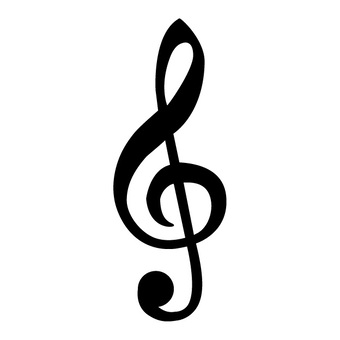
#> input picture image.png, 340 x 340 px
$ python edge3.py   (older library calls are emulated)
#> lines starting #> are read from the running program, lines starting #| are printed output that depends on the picture; after the words box and inside, x2 and y2 are one past the last pixel; in counts of white or black regions, pixels touching at a corner belong together
import numpy as np
import matplotlib.pyplot as plt
from matplotlib.animation import FuncAnimation
from scipy.interpolate import splprep, splev
import cv2
import heapq

# ====== 參數區 (Fully Annotated & Adjustable) ======

kernel_size = 3    # 🌟 Gaussian blur kernel size (must be odd)
                   # Small (3) ➔ retains detail but may leave noise
                   # Large (7, 9...) ➔ smoother but loses fine lines

sigma = 3          # 🌟 Blur strength (standard deviation)
                   # 0 = auto; higher = stronger blur

blockSize = 31     # 🌟 Adaptive threshold block size (must be odd)
                   # Small ➔ keeps fine features
                   # Large ➔ smoother thresholded shapes

C = 7              # 🌟 Constant subtracted in adaptive threshold
                   # Lower = brighter; higher = darker areas emphasized

dilate_iter = 0    # 🌟 Dilation iterations
                   # 0 = no dilation; 1~2 = thicken edges

morph_kernel = (5, 5)  # 🌟 Kernel size for closing (filling gaps)
                       # Small (3,3) = fine cracks; large (7,7) = strong fill

min_area = 100     # 🌟 Minimum area of contour to keep
                   # Lower ➔ retain more small detail (more noise)
                   # Higher ➔ cleaner result, fewer small contours

K = 100             # 🌟 Number of Fourier components to keep

frame_step = 2     # 🌟 Animation speed (lower = smoother, higher = faster but rougher)
tail_ratio = 0.6   # 🌟 Ratio of N used for tail length (0.0 ~ 1.0)

# ============================================================

# Step 1: Image preprocessing
img = cv2.imread("image.png", cv2.IMREAD_GRAYSCALE)
#> img is the input picture: shape (340, 340); min 0, max 255, mean 229.6
blur = cv2.bilateralFilter(img, d=9, sigmaColor=75, sigmaSpace=75)

binary = cv2.adaptiveThreshold(
    blur, 255,
    cv2.ADAPTIVE_THRESH_GAUSSIAN_C,
    cv2.THRESH_BINARY_INV,
    blockSize=blockSize,
    C=C
)
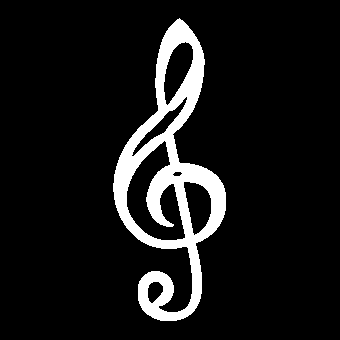
#> binary: shape (340, 340); 9.3% white; 1 white region, box (x1, y1, x2, y2) and area: (113, 18, 226, 321) 10716

kernel = np.ones(morph_kernel, np.uint8)
dilated = cv2.dilate(binary, kernel, iterations=dilate_iter)
closed = cv2.morphologyEx(dilated, cv2.MORPH_CLOSE, kernel)
#> closed: shape (340, 340); 9.5% white; 1 white region

contours, _ = cv2.findContours(closed, cv2.RETR_TREE, cv2.CHAIN_APPROX_NONE)
#> contours = 6 contours; box (x1, y1, x2, y2) and area: (113, 18, 226, 321) 15896, (126, 143, 185, 241) 2940, (163, 42, 194, 102) 1101, (183, 181, 212, 234) 1012, (141, 109, 180, 145) 444, (147, 281, 164, 302) 246
def is_informative_contour(cnt, img, gradient_threshold=10):
    # Create a mask for the contour boundary
#> called with cnt = array of shape (826, 1, 2), gradient_threshold = 10
    mask = np.zeros_like(img, dtype=np.uint8)
    cv2.drawContours(mask, [cnt], -1, 255, thickness=1)
#> mask: shape (340, 340); 0.71% white in thin lines or dots, all inside (x1, y1, x2, y2) = (113, 18, 226, 321)

    # Compute gradient magnitude of the whole image
    grad_x = cv2.Sobel(img, cv2.CV_64F, 1, 0, ksize=3)
    grad_y = cv2.Sobel(img, cv2.CV_64F, 0, 1, ksize=3)
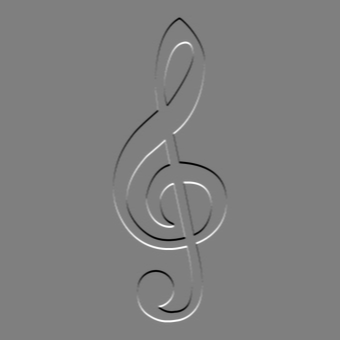
#> grad_y: shape (340, 340) float64; min -1019, max 1019, mean 0; drawn with min black and max white
    grad_mag = np.sqrt(grad_x**2 + grad_y**2)

    # Mean gradient magnitude on the contour line
    edge_strength = grad_mag[mask == 255]
#> edge_strength = 826 values, max 1091.4 at index 446, min 41.4 at index 742, mean 873.2
    mean_gradient = edge_strength.mean() if edge_strength.size > 0 else 0
#> mean_gradient = 873.2

    return mean_gradient > gradient_threshold and cv2.contourArea(cnt) > min_area

filtered_contours = [cnt for cnt in contours if is_informative_contour(cnt, img)]
#> in is_informative_contour (call 2), `mask = np.zeros_like(img, dtype=np.uint8)`: mask: shape (340, 340); every value is 0
#> in is_informative_contour (call 4), `cv2.drawContours(mask, [cnt], -1, 255, thickness=1)`: mask: shape (340, 340); 0.29% white in thin lines or dots, all inside (x1, y1, x2, y2) = (126, 143, 185, 241)
#> in is_informative_contour (call 6), `cv2.drawContours(mask, [cnt], -1, 255, thickness=1)`:
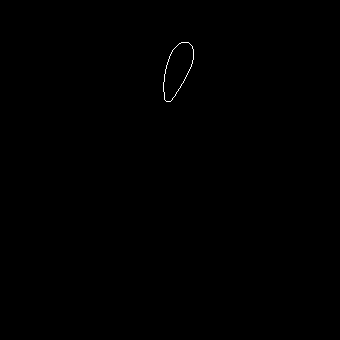
#> mask: shape (340, 340); 0.11% white in thin lines or dots, all inside (x1, y1, x2, y2) = (163, 42, 194, 102)
#> in is_informative_contour (call 6), `edge_strength = grad_mag[mask == 255]`: edge_strength = 130 values, max 1085.6 at index 120, min 113.5 at index 126, mean 864.8
#> in is_informative_contour (call 6), `mean_gradient = edge_strength.mean() if edge_strength.size > 0 else 0`: mean_gradient = 864.8
#> filtered_contours = 4 contours; box (x1, y1, x2, y2) and area: (113, 18, 226, 321) 15896, (126, 143, 185, 241) 2940, (163, 42, 194, 102) 1101, (183, 181, 212, 234) 1012

# Visualize detected contours for debug
debug_img = cv2.cvtColor(img, cv2.COLOR_GRAY2BGR)
cv2.drawContours(debug_img, filtered_contours, -1, (0, 0, 255), 1)
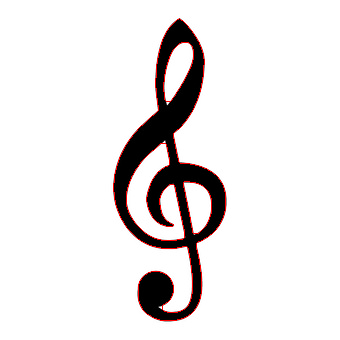
#> debug_img: shape (340, 340, 3); 1.22% of pixels changed, all inside (x1, y1, x2, y2) = (113, 18, 226, 321)
plt.imshow(debug_img)
plt.title("Filtered Contours (params adjusted)")
plt.axis("off")
plt.show()

# Step 2: Combine contours using hierarchical closest-merge strategy and ensure each is closed
all_points = []
for cnt in filtered_contours:
    pts = cnt.squeeze()
    if pts.shape[0] >= 5:
        if not np.array_equal(pts[0], pts[-1]):
            pts = np.concatenate([pts, pts[0:1]], axis=0)
        all_points.append(pts)
#> this loop made 4 passes
#> after the loop, all_points = 4 items

# Start with each contour as a group
import itertools
next_gid = itertools.count()
groups = {}
gid_map = []
for pts in all_points:
    gid = next(next_gid)
    groups[gid] = [pts]
    gid_map.append(gid)
#> after the loop, gid_map = [0, 1, 2, 3]; groups = 4 items

# Function to get distance between two contour groups

def group_distance(i, j):
    pts1 = np.concatenate(groups[i], axis=0)
    pts2 = np.concatenate(groups[j], axis=0)
    dists = np.linalg.norm(pts1[:, None, :] - pts2[None, :, :], axis=2)
    idx = np.unravel_index(np.argmin(dists), dists.shape)
    p1 = pts1[idx[0]]
    p2 = pts2[idx[1]]
    return dists[idx], p1, p2

# Use data directly (for deleted groups)
def group_distance_from_data(group1, group2):
    pts1 = np.concatenate(group1, axis=0)
    pts2 = np.concatenate(group2, axis=0)
    dists = np.linalg.norm(pts1[:, None, :] - pts2[None, :, :], axis=2)
    idx = np.unravel_index(np.argmin(dists), dists.shape)
    p1 = pts1[idx[0]]
    p2 = pts2[idx[1]]
    return dists[idx], p1, p2

# initial heap
heap = []
gid_list = list(groups.keys())
#> gid_list = [0, 1, 2, 3]
for i in range(len(gid_list)):
    for j in range(i + 1, len(gid_list)):
        gi = gid_list[i]
        gj = gid_list[j]
        d, p1, p2 = group_distance(gi, gj)
        heapq.heappush(heap, (d, gi, gj, tuple(p1), tuple(p2)))
#> this loop made 4 passes

# track merge history
merge_debug_frames = []
#> merge_debug_frames = []
merge_debug_base = cv2.cvtColor(img, cv2.COLOR_GRAY2BGR).copy()
merge_step = 0

while len(groups) > 1:
    while True:
        d, gi, gj, p1, p2 = heapq.heappop(heap)
        if gi in groups and gj in groups:
            break

    color = tuple(np.random.randint(50, 255, size=3).tolist())
    p1 = tuple(map(int, p1))
    p2 = tuple(map(int, p2))
    highlight_img = merge_debug_base.copy()
    cv2.drawContours(highlight_img, [np.concatenate(groups[gi], axis=0)], -1, color, 1)
    cv2.drawContours(highlight_img, [np.concatenate(groups[gj], axis=0)], -1, color, 1)
    cv2.line(highlight_img, p1, p2, color=color, thickness=1)
    cv2.putText(highlight_img, f"Merge {merge_step}", p1, cv2.FONT_HERSHEY_SIMPLEX, 0.4, color, 1)
    merge_debug_frames.append(highlight_img)

    # 不再持續疊加線條，避免畫出多餘的連線與三角形
    merge_step += 1

    # 合併 group
    group_gi = groups[gi]
    group_gj = groups[gj]

    # 找出最短距離點並切割兩輪廓從該點起始
    def rotate_to_start(pts, target):
        dists = np.linalg.norm(pts - target, axis=1)
        idx = np.argmin(dists)
        return np.concatenate([pts[idx:], pts[1:idx+1]], axis=0)

    _, pa, pb = group_distance(gi, gj)
    new_pts = [
        rotate_to_start(np.concatenate(group_gi, axis=0), pa),
        rotate_to_start(np.concatenate(group_gj, axis=0), pb)
    ]

    new_gid = next(next_gid)
    groups[new_gid] = new_pts
    del groups[gi]
    del groups[gj]

    # 重新與其他 group 建立距離（只對新合併的 group）
    for other_gid in groups:
        if other_gid == new_gid:
            continue
        # 距離定義為合併前群組之一與其他群組的最小距離
        d1, p1a, p2a = group_distance_from_data(group_gi, groups[other_gid])
        d2, p1b, p2b = group_distance_from_data(group_gj, groups[other_gid])
        if d1 < d2:
            heapq.heappush(heap, (d1, new_gid, other_gid, tuple(p1a), tuple(p2a)))
        else:
            heapq.heappush(heap, (d2, new_gid, other_gid, tuple(p1b), tuple(p2b)))
#> this loop made 3 passes
#> (color, pa, pb) on passes 1 to 2: ((222, 97, 167), [182, 246], [182, 239]), ((242, 117, 245), [156, 88], [163, 88])
#> (color, pa, pb) on pass 3: ((153, 59, 71), [184, 229], [191, 227])
#> pass 1, in group_distance_from_data (call 2), `dists = np.linalg.norm(pts1[:, None, :] - pts2[None, :, :], axis=2)`:
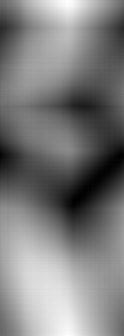
#> dists: shape (336, 124) float64; min 7.28, max 97.69, mean 51.6; drawn with min black and max white
#> pass 1, in group_distance_from_data (call 4), `dists = np.linalg.norm(pts1[:, None, :] - pts2[None, :, :], axis=2)`:
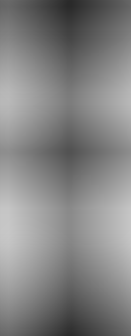
#> dists: shape (336, 131) float64; min 42.01, max 199.8, mean 131.7
#> pass 2, in group_distance_from_data (call 5), `dists = np.linalg.norm(pts1[:, None, :] - pts2[None, :, :], axis=2)`:
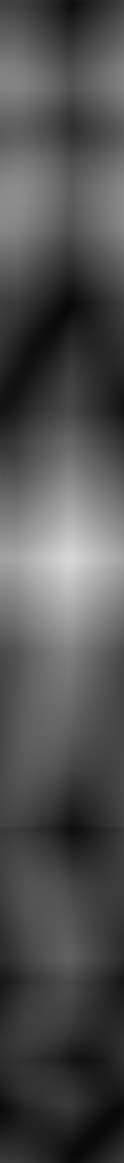
#> dists: shape (1163, 124) float64; min 7.28, max 215.8, mean 80.1
#> after the loop, groups = 1 item; merge_debug_frames = 3 items; merge_step = 3

# [14 lines of commented-out code are left out]
assert len(groups) == 1, "合併後應只剩一組群組"
final_gid = list(groups.keys())[0]
#> final_gid = 6
combined_points = np.concatenate(groups[final_gid], axis=0)
#> combined_points = 1418 pairs, first value 113 to 225, second value 18 to 320

# Remove duplicate points (important for splprep stability)
_, unique_idx = np.unique(combined_points, axis=0, return_index=True)
#> unique_idx = 1414 values, max 1416 at index 1070, min 0 at index 905, mean 707.4
combined_points = combined_points[np.sort(unique_idx)]
#> combined_points = 1414 pairs, first value 113 to 225, second value 18 to 320

# Step 3: Normalize and interpolate
h, w = img.shape
#> h = 340; w = 340
fx = combined_points[:, 0] - w // 2
#> fx = 1414 values, max 55 at index 350, min -57 at index 866, mean 1.37
fy = -(combined_points[:, 1] - h // 2)
#> fy = 1414 values, max 152 at index 568, min -150 at index 210, mean -15.7

# Non-uniform spline sampling
tck, u = splprep([fx, fy], s=0, per=False)
#> tck = 3 items; u = 1414 values from 0 to 1
fx_smooth, fy_smooth = splev(u, tck)
#> fx_smooth = 1414 values, max 55 at index 357, min -57 at index 867, mean 1.37; fy_smooth = 1414 values, max 152 at index 568, min -150 at index 214, mean -15.7
z = fx_smooth + 1j * fy_smooth
N = len(z)
#> N = 1414

# Step 4: Fourier decomposition
Z = np.fft.fft(z)
freqs = np.fft.fftfreq(N, d=1/N)
#> freqs = 1414 values, max 706 at index 706, min -707 at index 707, mean -0.5
indices = np.argsort(-np.abs(Z))[:K]
#> indices = 100 values, max 1413 at index 3, min 0 at index 4, mean 628.8
components = [(freqs[n], Z[n]) for n in indices]
#> components = 100 items
components.sort(key=lambda x: -np.abs(x[1]))

# Step 5: Setup plot
fig, ax = plt.subplots()
dot, = ax.plot([], [], 'ro', markersize=4)
vectors, circles = [], []
for _ in range(K):
    v, = ax.plot([], [], 'b-', lw=1, alpha=0.4)
    c, = ax.plot([], [], 'gray', lw=0.5, linestyle='--', alpha=0.3)
    vectors.append(v)
    circles.append(c)

M = int(N * tail_ratio)  # Tail length based on ratio
#> M = 848
tail_lines = [ax.plot([], [], 'k-', lw=1.5, alpha=0.0)[0] for _ in range(M)]
trajectory_x, trajectory_y = [], []

ax.set_aspect('equal')
ax.set_xlim(np.real(z).min()-50, np.real(z).max()+50)
ax.set_ylim(np.imag(z).min()-50, np.imag(z).max()+50)
ax.set_title(f"Fourier Epicycle Drawing with Fading Tail (K={K})")

# Step 6: Animation frame update
THRESHOLD = 5  # distance threshold for fade

def update(frame):
#> called with frame = 0
    t = frame / N
#> t = 0
    origin = 0 + 0j
    positions = [origin]

    for i, (freq, coef) in enumerate(components):
        vec = coef * np.exp(2j * np.pi * freq * t) / N
        next_point = origin + vec
        positions.append(next_point)
        vectors[i].set_data([origin.real, next_point.real], [origin.imag, next_point.imag])

        r = np.abs(coef) / N
        theta = np.linspace(0, 2 * np.pi, 100)
        cx = origin.real + r * np.cos(theta)
        cy = origin.imag + r * np.sin(theta)
        circles[i].set_data(cx, cy)
        origin = next_point
#> this loop made 100 passes
#> (freq, r) on passes 1 to 12: (1, 53.73), (2, 36.71), (-2, 32.7), (-1, 31.94), (0, 15.76), (4, 12.34), (6, 9.69), (5, 7.97), (-5, 7.97), (10, 7.47), (7, 7.03), (-8, 6.26)
#> after the loop, positions = 101 items

    # Draw tail
    current_x, current_y = origin.real, origin.imag
#> current_x = 17.46; current_y = -60.24
    trajectory_x.append(current_x)
    trajectory_y.append(current_y)

    max_tail = min(M, len(trajectory_x) - 1)
#> max_tail = 0
    for i in range(max_tail):
        x0, x1 = trajectory_x[-(i+2)], trajectory_x[-(i+1)]
        y0, y1 = trajectory_y[-(i+2)], trajectory_y[-(i+1)]
        tail_lines[i].set_data([x0, x1], [y0, y1])

        dist = np.hypot(x1 - x0, y1 - y0)
        if dist > THRESHOLD:
            alpha = (M - i) / M * max(0, 1 - (dist / THRESHOLD - 1) / 10)
        else:
            alpha = (M - i) / M
        tail_lines[i].set_alpha(alpha)

#> (the run stopped early here; a loop or call above may not have finished)

$ run again, with hi.png copied over image.png
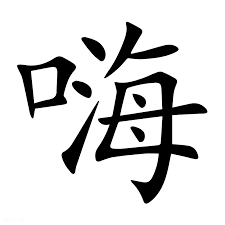
#> input picture hi.png, 225 x 225 px
#> `binary = cv2.adaptiveThreshold( blur, 255, cv2.ADAPTIVE_THRESH_GAUSSIA..`:
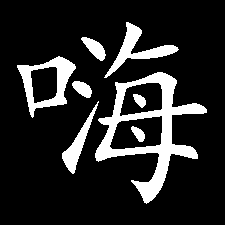
#> binary: shape (225, 225); 15.1% white; 8 white regions, largest, box (x1, y1, x2, y2) and area: (95, 72, 207, 204) 3956, (17, 56, 76, 118) 1286, (104, 22, 179, 78) 1003
#> closed: shape (225, 225); 15.2% white; 7 white regions
#> contours = 10 contours; largest, box (x1, y1, x2, y2) and area: (95, 72, 207, 204) 6103, (17, 56, 76, 118) 1972, (110, 116, 163, 150) 1398, (120, 82, 163, 116) 1018, (104, 22, 179, 78) 907
#> edge_strength = 145 values, max 1122.5 at index 143, min 239.1 at index 3, mean 905.1
#> mean_gradient = 905.1
#> filtered_contours has the same summary as contours
#> the loop `for cnt in filtered_contours:` made 10 passes
#> after the loop `for cnt in filtered_contours:`: all_points = 10 items
#> the loop `for pts in all_points:` made 10 passes
#> after the loop `for pts in all_points:`: gid_map = [0, 1, 2, 3, 4, 5, 6, 7, 8, 9]; groups = 10 items
#> gid_list = [0, 1, 2, 3, 4, 5, 6, 7, 8, 9]
#> the loop `for i in range(len(gid_list)):` made 10 passes
#> `merge_debug_frames = []`: merge_debug_frames = []
#> the loop `while len(groups) > 1:` made 9 passes
#> (color, pa, pb) on passes 1 to 6: ((222, 97, 167), [39, 65], [39, 68]), ((242, 117, 245), [135, 81], [136, 84]), ((153, 59, 71), [68, 81], [72, 82]), ((86, 137, 120), [127, 115], [129, 119]), ((138, 190, 108), [142, 147], [142, 141]), ((243, 89, 137), [98, 119], [92, 118])
#> after the loop `while len(groups) > 1:`:
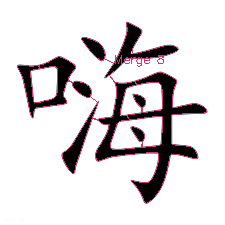
#> highlight_img: shape (225, 225, 3); mean of channels 0, 1, 2 218.9, 216.7, 221.6; drawn as B, G, R
#> after the loop `while len(groups) > 1:`: groups = 1 item; merge_debug_frames = 9 items; merge_step = 9
#> final_gid = 18
#> `combined_points = np.concatenate(groups[final_gid], axis=0)`: combined_points = 1648 pairs, first value 17 to 206, second value 22 to 203
#> unique_idx = 1637 values, max 1646 at index 577, min 0 at index 663, mean 822.5
#> `combined_points = combined_points[np.sort(unique_idx)]`: combined_points = 1637 pairs, first value 17 to 206, second value 22 to 203
#> fx = 1637 values, max 94 at index 907, min -95 at index 295, mean 5.13
#> fy = 1637 values, max 90 at index 1534, min -91 at index 735, mean 5.76
#> tck = 3 items; u = 1637 values from 0 to 1
#> fx_smooth = 1637 values, max 94 at index 909, min -95 at index 295, mean 5.13; fy_smooth has the same summary as fy
#> N = 1637
#> freqs = 1637 values, max 818 at index 818, min -818 at index 819, mean 0
#> indices = 100 values, max 1636 at index 4, min 0 at index 6, mean 847.9
#> components = 100 items
#> M = 982
#> t = 0
#> the loop in update, `for i, (freq, coef) in enumerate(components):` made 100 passes
#> (freq, r) on passes 1 to 8: (1, 47.49), (2, 21.15), (-3, 13.57), (3, 13.32), (-1, 11.85), (4, 7.74), (0, 7.71), (-4, 7.18)
#> after the loop in update, `for i, (freq, coef) in enumerate(components):`: positions = 101 items
#> current_x = -5.94; current_y = 49.5
#> max_tail = 0

$ run again, with pi.png copied over image.png
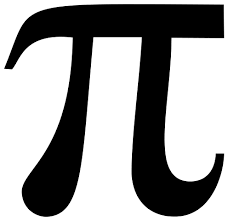
#> input picture pi.png, 228 x 221 px
#> img is the input picture: shape (221, 228); min 0, max 255, mean 155.3
#> `binary = cv2.adaptiveThreshold( blur, 255, cv2.ADAPTIVE_THRESH_GAUSSIA..`:
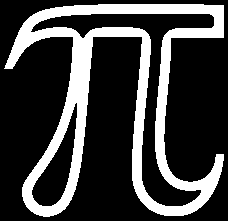
#> binary: shape (221, 228); 24.9% white; 1 white region, box (x1, y1, x2, y2) and area: (4, 4, 224, 217) 12561
#> closed: shape (221, 228); 25.1% white; 1 white region
#> contours = 3 contours; box (x1, y1, x2, y2) and area: (4, 4, 224, 217) 19000, (34, 13, 215, 207) 5638, (31, 112, 78, 207) 1870
#> edge_strength = 1310 values, max 1119 at index 1228, min 436.5 at index 266, mean 882.4
#> mean_gradient = 882.4
#> filtered_contours = 1 contour; box (x1, y1, x2, y2) and area: (4, 4, 224, 217) 19000
#> `cv2.drawContours(debug_img, filtered_contours, -1, (0, 0, 255), 1)`:
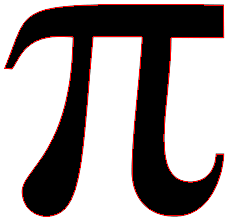
#> debug_img: shape (221, 228, 3); 2.6% of pixels changed, all inside (x1, y1, x2, y2) = (4, 4, 224, 217)
#> the loop `for cnt in filtered_contours:` made 1 pass
#> after the loop `for cnt in filtered_contours:`: all_points = 1 item
#> the loop `for pts in all_points:` made 1 pass
#> gid on pass 1: 0
#> after the loop `for pts in all_points:`: gid_map = [0]; groups = 1 item
#> gid_list = [0]
#> the loop `for i in range(len(gid_list)):` made 1 pass
#> after the loop `while len(groups) > 1:`: merge_debug_frames = []; merge_step = 0
#> `combined_points = np.concatenate(groups[final_gid], axis=0)`: combined_points = 1311 pairs, first value 4 to 223, second value 4 to 216
#> unique_idx = 1310 values, max 1309 at index 582, min 0 at index 580, mean 654.5
#> `combined_points = combined_points[np.sort(unique_idx)]`: combined_points = 1310 pairs, first value 4 to 223, second value 4 to 216
#> fx = 1310 values, max 109 at index 895, min -110 at index 120, mean 4.71
#> fy = 1310 values, max 106 at index 0, min -106 at index 382, mean 12.44
#> tck = 3 items; u = 1310 values from 0 to 1
#> fx_smooth has the same summary as fx; fy_smooth = 1310 values, max 106 at index 1273, min -106 at index 382, mean 12.44
#> N = 1310
#> freqs = 1310 values, max 654 at index 654, min -655 at index 655, mean -0.5
#> indices = 100 values, max 1309 at index 8, min 0 at index 6, mean 593.5
#> components = 100 items
#> M = 786
#> t = 0
#> the loop in update, `for i, (freq, coef) in enumerate(components):` made 100 passes
#> (freq, r) on passes 1 to 8: (1, 68.54), (2, 40.31), (-3, 26.61), (-2, 23.47), (4, 19.22), (-4, 13.36), (0, 13.31), (3, 12.23)
#> after the loop in update, `for i, (freq, coef) in enumerate(components):`: positions = 101 items
#> current_x = -15.97; current_y = 105.6
#> max_tail = 0
